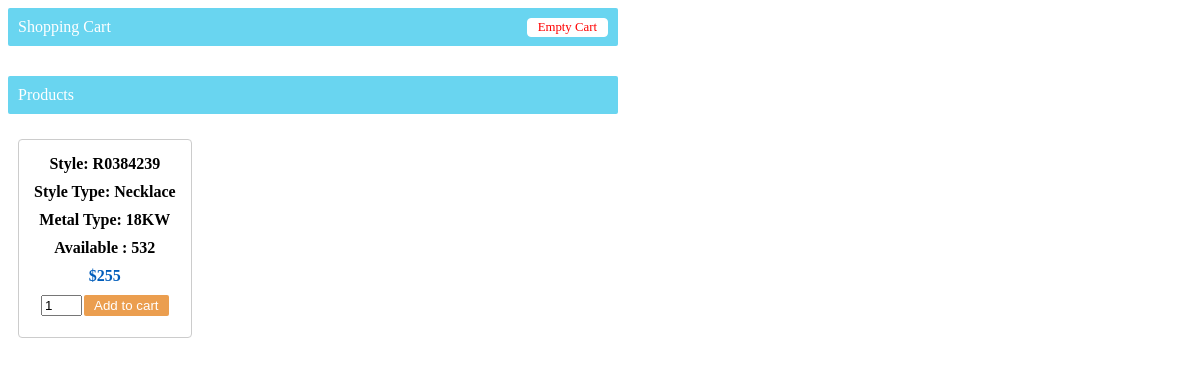
The app's page /, older data.
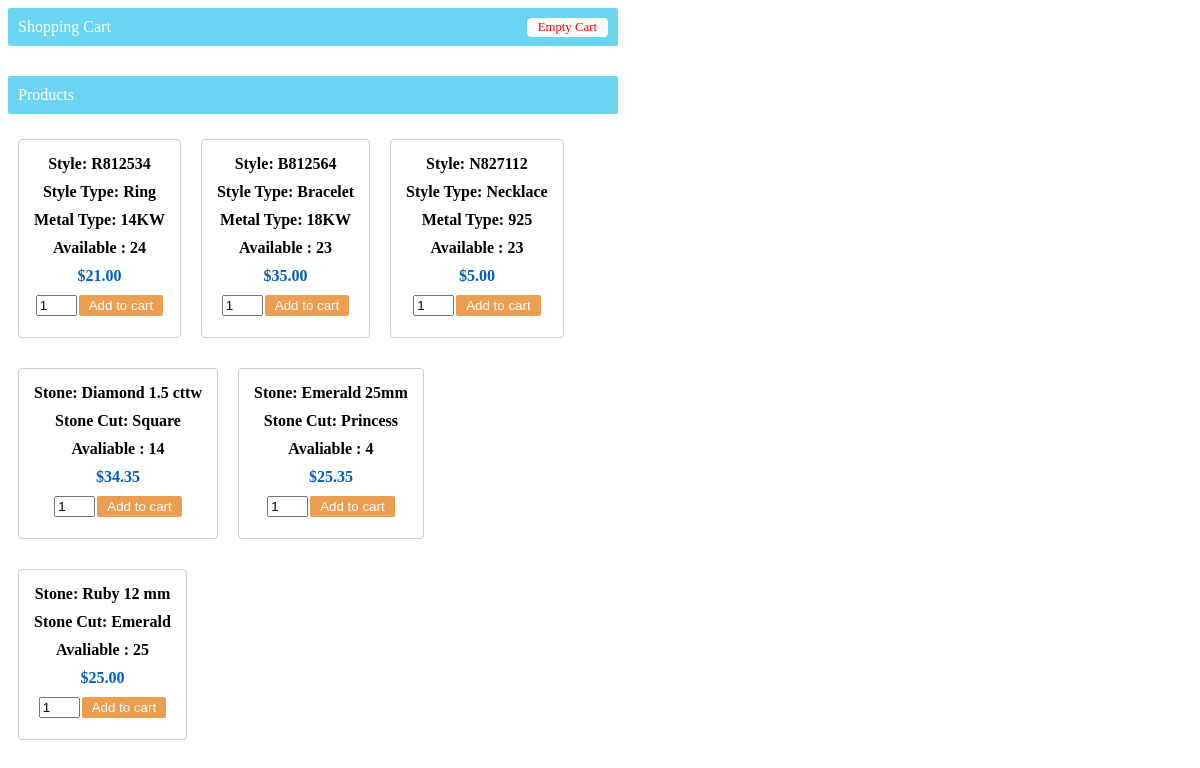
The same page, newer data.
### tables this page shows
CREATE TABLE `styleNumbers` (
  `styleID` int(30) NOT NULL AUTO_INCREMENT,
  `metalType` varchar(255) DEFAULT NULL,
  `styleType` varchar(255) DEFAULT NULL,
  `styleQty` int(11) DEFAULT NULL,
  `stylePrice` double(8,2) DEFAULT NULL,
  `styleNumber` varchar(255) DEFAULT NULL,
  `stoneType` varchar(255) DEFAULT NULL,
  `stoneCut` varchar(255) DEFAULT NULL,
  `type` varchar(255) DEFAULT NULL,
  PRIMARY KEY (`styleID`)
);

### dbcontroller.php (called while the page is built, shortened)
<?php
class DBController {
	private $host = "localhost";
	private $user = "root";
	private $password = "root";
	private $database = "JDC";
	private $conn;
	function __construct() {
		$this->conn = $this->connectDB();
	}
	function connectDB() {
		$conn = mysqli_connect($this->host,$this->user,$this->password,$this->database);
		return $conn;
	}
	function runQuery($query) {
		$result = mysqli_query($this->conn,$query);
		while($row=mysqli_fetch_assoc($result)) {
			$resultset[] = $row;
		}
		if(!empty($resultset))
			return $resultset;
	}
}
?>

### index.php (the view, shortened to what this page needs)
<?php
require_once("dbcontroller.php");
$db_handle = new DBController();
?>
<HTML>
<HEAD>
<link href="style.css" type="text/css" rel="stylesheet" />
</HEAD>
<BODY>
<div id="shopping-cart">
<div class="txt-heading">Shopping Cart <a id="btnEmpty" href="index.php?action=empty">Empty Cart</a></div>
</div>
<div id="product-grid">
	<div class="txt-heading">Products</div>
	<?php
	$product_array = $db_handle->runQuery("SELECT * FROM styleNumbers ORDER BY type ASC");
	if (!empty($product_array)) {
		foreach($product_array as $key=>$value){
			if ($product_array[$key]["styleQty"] >0 ){
	?>
		<div class="product-item">
			<form method="post" action="index.php?action=add&code=<?php echo $product_array[$key]["styleID"]; ?>">
			<?php if ($product_array[$key]["type"] == "Stone"){ ?>
				<div><strong><?php echo "Stone: ". $product_array[$key]["stoneType"]; ?></strong></div>
				<div><strong><?php echo "Stone Cut: ".$product_array[$key]["stoneCut"]; ?></strong></div>
				<div><strong><?php echo "Avaliable : " . $product_array[$key]["styleQty"]; ?></strong></div>
				<div class="product-price"><?php echo "$".$product_array[$key]["stylePrice"]; ?></div>
<?php }else { ?>
			<div><strong><?php echo "Style: ".$product_array[$key]["styleNumber"]; ?></strong></div>
			<div><strong><?php echo "Style Type: ".$product_array[$key]["styleType"]; ?></strong></div>
			<div><strong><?php echo "Metal Type: ".$product_array[$key]["metalType"]; ?></strong></div>
			<div><strong><?php echo "Available : " . $product_array[$key]["styleQty"]; ?></strong></div>
			<div class="product-price"><?php echo "$".$product_array[$key]["stylePrice"]; ?></div>
<?php   } ?>
			<div><input type="text" name="quantity" value="1" size="2" /><input type="submit" value="Add to cart" class="btnAddAction" /></div>
			</form>
		</div>
	<?php }
			}
	}
	?>
</div>
</BODY>
</HTML>

### style.css (style rules this page uses)
body { width:610px;font-family:calibri; }
.txt-heading { padding: 10px 10px; border-radius: 2px; color: #FFF; background: #69d5f0; margin-bottom:10px; }
#btnEmpty { background-color: #ffffff; border: #FFF 1px solid; padding: 1px 10px; color: #ff0000; font-size: 0.8em; float: right; text-decoration: none; border-radius: 4px; }
.btnAddAction { background-color: #eb9e4f; border: 0; padding: 3px 10px; color: #ffffff; margin-left: 2px; border-radius: 2px; }
#shopping-cart { margin-bottom:30px; }
#product-grid { margin-bottom:30px; }
.product-item { float:left; background: #ffffff;margin:15px 10px; padding:5px;border:#CCC 1px solid;border-radius:4px; }
.product-item div { text-align:center; margin:10px; }
.product-price { color: #005dbb; font-weight: 600; }

Row changes from the older to the newer data that the page shows:
removed stylenumbers: styleNumber "R0384239", styleType "Necklace", metalType "18KW", styleQty "532", stylePrice "255"
added stylenumbers: styleNumber "R812534", styleType "Ring", metalType "14KW", styleQty "24", stylePrice "21.00"
added stylenumbers: styleNumber "B812564", styleType "Bracelet", metalType "18KW", styleQty "23", stylePrice "35.00"
added stylenumbers: styleNumber "N827112", styleType "Necklace", metalType "925", styleQty "23", stylePrice "5.00"
added stylenumbers: stoneType "Diamond 1.5 cttw", stoneCut "Square", styleQty "14", stylePrice "34.35"
added stylenumbers: stoneType "Emerald 25mm", stoneCut "Princess", styleQty "4", stylePrice "25.35"
added stylenumbers: stoneType "Ruby 12 mm", stoneCut "Emerald", styleQty "25", stylePrice "25.00"
